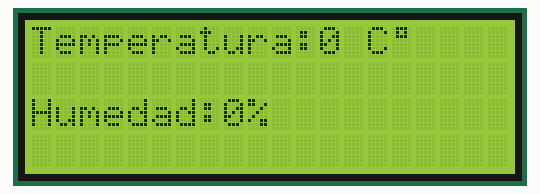
This sketch was run on a simulated Arduino Uno, built with avr-gcc and run on an emulated ATmega328P. Parts: 20×4 character LCD. The local clock reads 2024-03-15 10:24:30 at power-on unless the sketch sets it; what the sketch prints to the serial monitor is not drawn.

Above: at 0.5 s.

The sketch:

main.ino
```cpp
#include "LiquidCrystal_I2C.h"
#include <Wire.h>
#include "RTClib.h"
RTC_DS3231 rtc;
#include "DHTStable.h"
DHTStable DHT;
#define DHT11_PIN 6
#include <EEPROM.h>

//PRUEBA NODEMCU 24/11/2021

// DELCARACION VARIABLES RTC
String daysOfTheWeek[7] = {"Domingo", "Lunes", "Martes", "Miercoles", "Jueves", "Viernes", "Sabado"};
String monthsNames[12] = {"Enero", "Febrero", "Marzo", "Abril", "Mayo", "Junio", "Julio", "Agosto", "Septiembre", "Octubre", "Noviembre", "Diciembre"};

// DECLARACION DE FUNCION PARA IMRESION DE FECHA
void printDate(DateTime date)
{
  Serial.print(date.year(), DEC);
  Serial.print('/');
  Serial.print(date.month(), DEC);
  Serial.print('/');
  Serial.print(date.day(), DEC);
  Serial.print(" (");
  Serial.print(daysOfTheWeek[date.dayOfTheWeek()]);
  Serial.print(") ");
  Serial.print(date.hour(), DEC);
  Serial.print(':');
  Serial.print(date.minute(), DEC);
  Serial.print(':');
  Serial.print(date.second(), DEC);
  Serial.println();
}

// CONFIGURACION LCD
LiquidCrystal_I2C lcd(0x27, 20, 4);

// CREACION BYTE "°"
byte Celcius[] = {
    B01110,
    B01010,
    B01110,
    B00000,
    B00000,
    B00000,
    B00000,
    B00000};

// DECLARACION VARIABLES DE CONTROL
int currenttemperatura;
int currenthumedad;

bool riegostate = false;

float tempset;
float humedadset;
int margentemp;
int margenhumedad;

boolean tempstate;
boolean humedadstate;

  // COMPRUEBA SI ESTA PROGRAMADO EL ENCENDIDO DEL RIEGO
  bool isScheduledON(DateTime date)
  {
    int weekDay = date.dayOfTheWeek();
    float hours = date.hour() + date.minute() / 60.0;
    // De 09:30 a 11:30 y de 21:00 a 23:00
    bool hourCondition = (hours > 9.50 && hours < 11.50) || (hours > 21.00 && hours < 23.00);
    // Miercoles, Sabado o Domingo
    bool dayCondition = (weekDay == 3 || weekDay == 6 || weekDay == 0);
    if (hourCondition && dayCondition)
    {
      return true;
    }
    return false;
  }

void setup()
{

  // INICIALIZACION DEL SERIAL CON FRECUENCIA DEL NODEMCU
  Serial.begin(115200);

  // CONFIGURACION INICIAL LCD
  lcd.init();
  lcd.backlight();

  lcd.createChar(0, Celcius);

  lcd.print("Inicializando.");
  delay(100);
  lcd.print(".");
  delay(100);
  lcd.print(".");
  delay(100);
  lcd.print(".");
  lcd.clear();

  // CHECKEO ESTADO DEL RTC
  if (!rtc.begin())
  {
    Serial.println(F("Couldn't find RTC"));
    while (1)
    {
    };
  };

  // SI SE APAGO ESTABLECE LOS VALORES ACTUALES DEL RELOJ
  if (rtc.lostPower())
  {
    rtc.adjust(DateTime(F(__DATE__), F(__TIME__)));
  }

  // SETEO DE LOS PARAMETROS DE CONTROL
  tempset = 25;
  humedadset = 60;
  margentemp = 5;
  margenhumedad = 5;
}

void loop()
{

  DateTime now = rtc.now();
  printDate(now);

  // LEER VALORES DEL SENSOR
  //DHT.read11(DHT11_PIN);
  currenthumedad = DHT.getHumidity();
  currenttemperatura = DHT.getTemperature();

  // DISPLAY TEMPERATURA
  lcd.print("Temperatura:");
  lcd.print(String(currenttemperatura));
  lcd.print(" C");
  lcd.write(0);

  // DISPLAY HUMEDAD
  lcd.setCursor(0, 2);
  lcd.print("Humedad:");
  lcd.print(String(currenthumedad));
  lcd.print("%");
  lcd.home();

  // ENCENDIDO/APAGADO DE TEMPERATURA CON MARGEN
  if (currenttemperatura >= (tempset + margentemp))
  {
    tempstate = true;
  }

  if (currenttemperatura <= (tempset - margentemp))
  {
    tempstate = false;
  }

  // ENCENDIDO/APAGADO DE HUMEDAD CON MARGEN
  if (currenthumedad >= (humedadset + margenhumedad))
  {
    humedadstate = true;
  }

  if (currenthumedad <= (humedadset - margenhumedad))
  {
    humedadstate = false;
  }

  // ENCENDIDO Y APAGADO DEL RIEGO EN FUNCION DE LA HORA ESTABLECIDA
  if (riegostate == false && isScheduledON(now))
  {
    riegostate = true;
    Serial.print("Riego: Activado");
  }
  else if (riegostate == true && !isScheduledON(now))
  {
    riegostate = false;
    Serial.print("Riego: Desactivado");
  }

delay (2000); //DELAY NECESARIO PARA LA LACTURA DEL DHT11
}
```

EEPROM_I2C.cpp
```cpp
#include "EEPROM_I2C.h"
#include <Wire.h>

#if ARDUINO >= 100
#include "Arduino.h"
#else
#include "WProgram.h"
#endif

void EEPROM_I2C::begin(){
  Wire.begin();
}

void EEPROM_I2C::writeByte(unsigned int eeaddress, byte data){
  int rdata = data;
  this->_beginTransmission(eeaddress);
  Wire.write(rdata);
  this->_endTransmission();
}

byte EEPROM_I2C::readByte(unsigned int eeaddress){
  int rdata;
  this->_beginTransmission(eeaddress);
  this->_endTransmission();

  Wire.requestFrom(DEVICEADDRESS,1);
  if (Wire.available()) rdata = Wire.read();
  return rdata;
}

void EEPROM_I2C::writePage(unsigned int eeaddress, byte* data, byte length ){
  this->_beginTransmission(eeaddress);

  byte c;

  for ( c = 0; c < length; c++)
    Wire.write(data[c]);

  this->_endTransmission();

  delay(10);                           // need some delay
}

void EEPROM_I2C::readBuffer(unsigned int eeaddress, byte *buffer, int length ){
  this->_beginTransmission(eeaddress);
  this->_endTransmission();
  Wire.requestFrom(DEVICEADDRESS,length);

  for ( int c = 0; c < length; c++ )
    if (Wire.available()) buffer[c] = Wire.read();
}


void EEPROM_I2C::_beginTransmission(unsigned int eeaddress){
  Wire.beginTransmission(DEVICEADDRESS);
  Wire.write((eeaddress >> 8));    // Address High Byte
  Wire.write((eeaddress & 0xFF));  // Address Low Byte
}
void EEPROM_I2C::_endTransmission(){
  Wire.endTransmission();
}
```

EEPROM_I2C.h
```cpp
#ifndef EEPROM_I2C_h
#define EEPROM_I2C_h

#if ARDUINO >= 100
#include "Arduino.h"
#else
#include "WProgram.h"
#endif
#define EE24LC512MAXBYTES 64000
#define DEVICEADDRESS 0x50

class EEPROM_I2C{
	public:
		void begin();

		void writeByte(unsigned int eeaddresspage, byte data);
		byte readByte(unsigned int eeaddresspage);

		void writePage(unsigned int eeaddresspage, byte* data, byte length );
		void readBuffer(unsigned int eeaddress, byte *buffer, int length );

		//uint16_t readPixel(uint16_t theMemoryAddress);
		//void readImage(uint16_t theMemoryAddress, int width, int height);

	protected:
		void _beginTransmission(unsigned int eeaddress);
		void _endTransmission();
};

#endif
```
